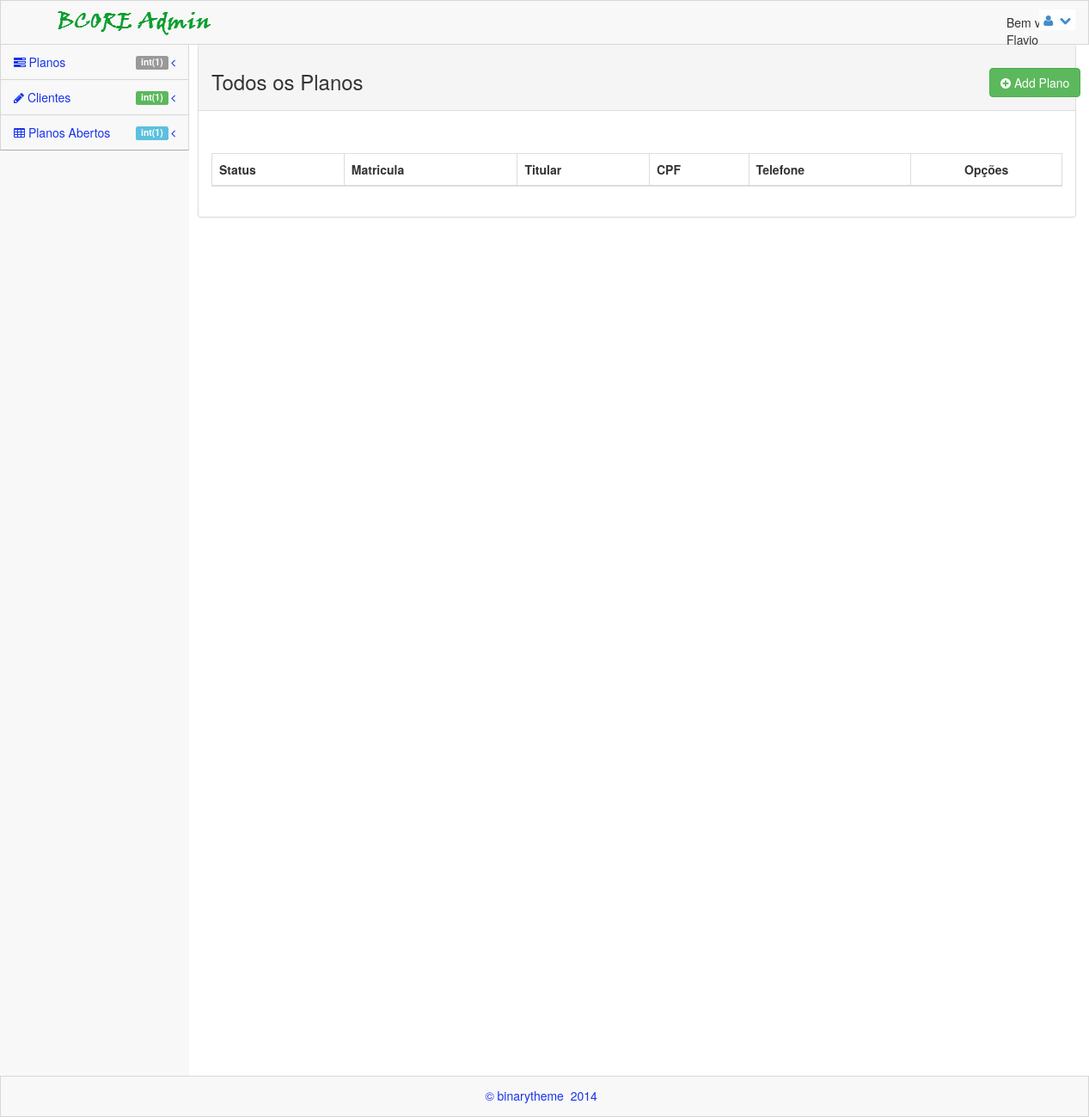
Before: /views/contratos.php (signed in) with the older database file.
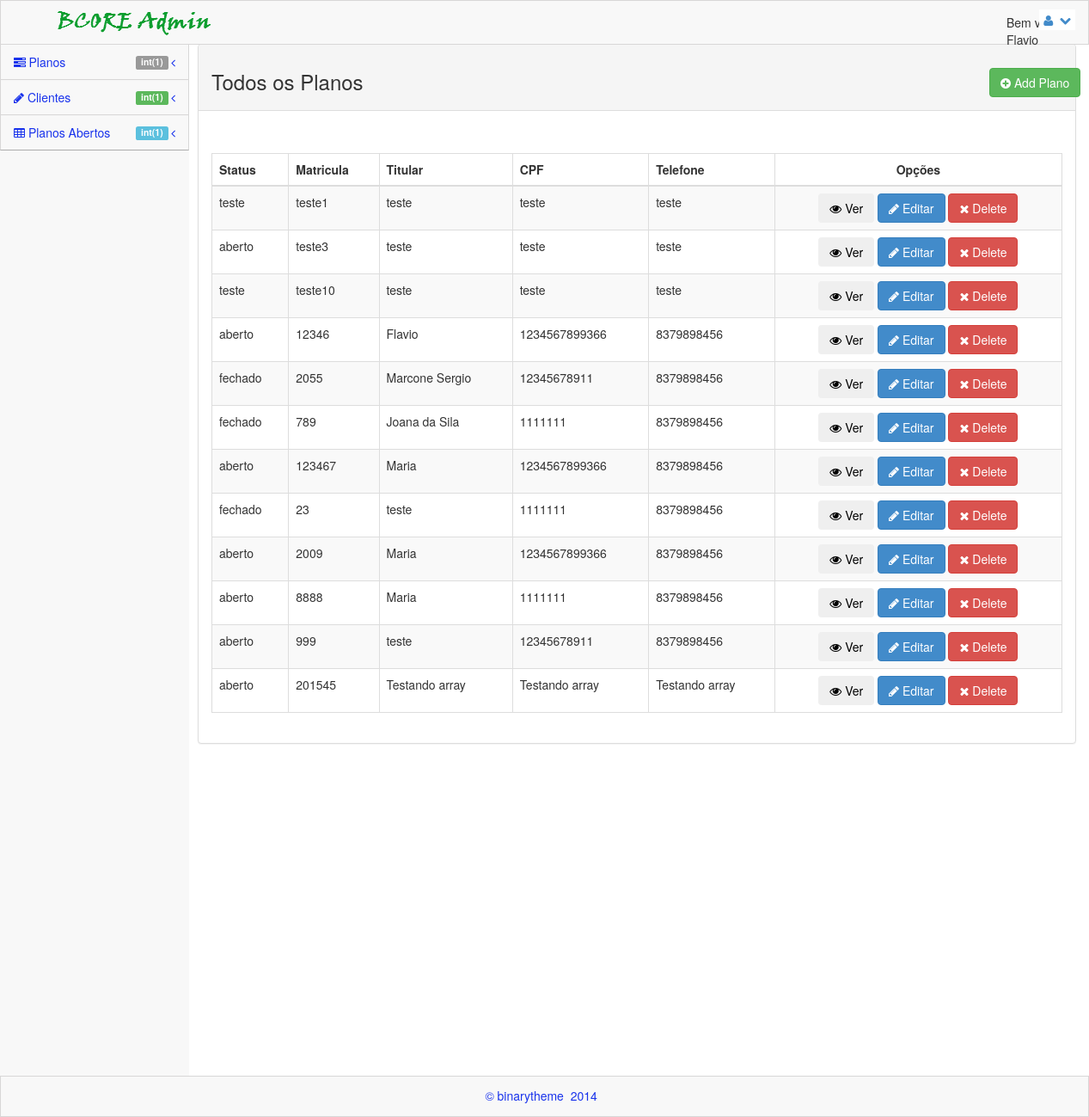
After: the same page with the newer database file.
### tables this page shows
CREATE TABLE `planos` (
  `id` int(11) NOT NULL,
  `matricula` varchar(50) NOT NULL,
  `dtabertura` varchar(20) NOT NULL,
  `ntitular` varchar(200) NOT NULL,
  `sexo` varchar(20) NOT NULL,
  `dtnasc` varchar(30) NOT NULL,
  `cpf` varchar(20) NOT NULL,
  `rg` varchar(20) NOT NULL,
  `org` varchar(10) NOT NULL,
  `profissao` varchar(30) NOT NULL,
  `mae` varchar(100) NOT NULL,
  `endereco` varchar(100) NOT NULL,
  `num` varchar(10) NOT NULL,
  `bairro` varchar(30) NOT NULL,
  `cidade` varchar(50) NOT NULL,
  `uf` varchar(5) NOT NULL,
  `cep` varchar(20) NOT NULL,
  `telefone` varchar(50) NOT NULL,
  `email` varchar(50) NOT NULL,
  `status` varchar(20) NOT NULL,
  `ndep1` varchar(200) NOT NULL,
  `data1` varchar(20) DEFAULT NULL,
  `ndep2` varchar(200) NOT NULL,
  `data2` varchar(20) NOT NULL,
  `ndep3` varchar(200) NOT NULL,
  `data3` varchar(20) NOT NULL,
  `ndep4` varchar(200) NOT NULL,
  `data4` varchar(20) NOT NULL,
  `ndep5` varchar(200) NOT NULL,
  `data5` varchar(20) NOT NULL,
  `ndep6` varchar(200) NOT NULL,
  `data6` varchar(20) NOT NULL,
  `ndep7` varchar(200) NOT NULL,
  `data7` varchar(20) NOT NULL,
  `ndep8` varchar(200) NOT NULL,
  `data8` varchar(20) NOT NULL,
  `ndep9` varchar(200) NOT NULL,
  `data9` varchar(20) NOT NULL,
  `ndep10` varchar(200) NOT NULL,
  `data10` varchar(20) NOT NULL
);

### model/Contrato.class.php (called while the page is built, shortened)
<?php
    require_once 'Conexao.class.php';
class Contrato{
    private $con;
    function __construct() {
        $conexao = new Conexao();
        $this->con = $conexao->getConexao();
    }
    function listaContratos(){
        $contratos = $this->con->query("SELECT * FROM planos");
        if ($contratos->rowCount() > 0) {
            return $contratos->fetchALL(PDO::FETCH_ASSOC);
        }
    }
    function total(){
        $total = $this->con->exec("SELECT COUNT(*) FROM planos");
        return $total;
    }
    function totalAbertos(){
        $total = $this->con->exec("SELECT COUNT(*) FROM planos WHERE status = 'aberto'");
        return $total;
    }
}
?>

### model/Conexao.class.php (called while the page is built)
<?php
class Conexao {
    public static $instance;
    public static function getConexao() {
        if (!isset(self::$instance)) {
            self::$instance = new PDO('mysql:host=localhost;dbname=apcef', 'root', '');
        }
        return self::$instance;
}
}

### controller/Controller.class.php (called while the page is built, shortened)
<?php
class Controller {
    function listaContratos() {
        $chm = new Contrato();
        $lista = $chm->listaContratos();
        return $lista;
    }
    function totalContratos(){
        $chm = new Contrato();
        $total = $chm->total();
        return $total;
    }
    function totalContAbertos(){
        $chm = new Contrato();
        $total = $chm->totalAbertos();
        return $total;
    }
    function totalClientes(){
        $chm = new Cliente();
        $total = $chm->total();
        return $total;
    }
}

### model/Cliente.class.php (called while the page is built, shortened)
<?php
   require_once 'Conexao.class.php';
class Cliente {
    private $con;
    function __construct() {
        $conexao = new Conexao();
        $this->con = $conexao->getConexao();
    }
    function total(){
        $result = $this->con->exec("SELECT COUNT(*) FROM clientes");
        return $result;
    }
}
?>

### views/contratos.php (the view, shortened to what this page needs)
<?php
    include_once '../controller/Controller.class.php';
    include_once '../model/Contrato.class.php';
    $c = new Controller();
    $c->logouf();
    $lista = $c->listaContratos();
?>
<!DOCTYPE html>
 <html lang="pt-br">
<head>
    <link rel="stylesheet" href="../plugins/bootstrap/css/bootstrap.css" />
    <link rel="stylesheet" href="../css/main.css" />
    <link rel="stylesheet" href="../css/theme.css" />
    <link rel="stylesheet" href="../css/MoneAdmin.css" />
    <link rel="stylesheet" href="../plugins/Font-Awesome/css/font-awesome.css" />
    <link href="../plugins/dataTables/dataTables.bootstrap.css" rel="stylesheet" />
</head>
<body class="padTop53 " >
    <div id="wrap">
        <?php
            include 'menu.php';
        ?>
        <div id="content">
            <div class="inner">
             <div class="row">
                <div class="col-lg-12">
                    <div class="panel panel-default">
                        <div class="panel-heading">
                          <h3>Todos os Planos</h3>
                        </div>
                        <div style="position: relative; top: -30px; left: -30px;">
                        <button class="btn btn-success" style="position: relative; left: 950px; top: -20px;" onClick="javascript:window.location.href='formulario.php'"><i class="icon-plus-sign icon-white"></i> Add Plano</button>
                        </div>
                        <div class="panel-body">
                            <div class="table-responsive">
                                <table class="table table-striped table-bordered table-hover" id="dataTables-example">
                                    <thead>
                                        <tr>
                                            <th>Status</th>
                                            <th>Matricula</th>
                                            <th>Titular</th>
                                            <th>CPF</th>
                                            <th>Telefone</th>
                                            <th style="text-align: center;">Opções</th>
                                        </tr>
                                    </thead>
                                    <tbody>
                                        <?php if ($lista): ?>
                                        <?php foreach ($lista as $contratos):  ?>
                                        <tr class="odd gradeX">
                                            <td class="center"><?php echo $contratos['status'] ?></td>
                                            <td class="center"><?php echo $contratos['matricula'] ?></td>
                                            <td class="center"><?php echo $contratos['ntitular'] ?></td>
                                            <td class="center"><?php echo $contratos['cpf'] ?></td>
                                            <td class="center"><?php echo $contratos['telefone'] ?></td>
                                            <td style="text-align: center;">
                                                <button class="btn" data-toggle="modal" data-target="#formModal"><i class="icon-eye-open"></i> Ver </button>
                                                <button class="btn btn-primary" onClick="javascript:window.location.href='editarcontrato.php'"><i class="icon-pencil icon-white"></i> Editar</button>
                                                <button class="btn btn-danger"><i class="icon-remove icon-white"></i> Delete</button>
                                            </td>
                                        </tr>
                                    <?php endforeach; ?>
                                    <?php endif; ?>
                                    </tbody>
                                </table>
                            </div>
                        </div>
                    </div>
                </div>
            </div>
            </div>
        </div>
        <div class="row">
            <div class="col-lg-12">
            </div>
        </div>
    </div>
    <div id="footer">
        <p>&copy;  binarytheme &nbsp;2014 &nbsp;</p>
    </div>
</body>
</html>

### views/menu.php (shortened to what this page needs)
<?php
        include_once '../controller/Controller.class.php';
        include_once '../model/Cliente.class.php';
        include_once '../model/Contrato.class.php';
        $chm = new Controller();
        $totalContratos = $chm->totalContratos();
        $totalContratosAbertos = $chm->totalContAbertos();
        $totalClientes = $chm->totalClientes();
?>
        <div id="top">
            <nav class="navbar navbar-inverse navbar-fixed-top " style="padding-top: 10px;">
                <header class="navbar-header">
                    <a href="../views/contratos.php" class="navbar-brand">
                    <img src="../img/logo.png" alt="" /></a>
                </header>
                <ul class="nav navbar-top-links navbar-right">
                    <div>
                        <p style="position: absolute; left: 1170px; top: 15px;">Bem vindo <?php echo $_SESSION['nome']; ?></p>
</div>
<li class="dropdown">
    <a class="dropdown-toggle" data-toggle="dropdown" href="#">
        <i class="icon-user "></i>&nbsp; <i class="icon-chevron-down "></i>
    </a>
</li>
</ul>
</nav>
</div>
<div id="left" style="position: fixed;">
    <ul id="menu" class="collapse">
        <li class="panel ">
            <a href="../views/contratos.php" data-parent="#menu" data-toggle="collapse" class="accordion-toggle" data-target="#component-nav">
                <i class="icon-tasks"> </i> Planos
                        <span class="pull-right">
                          <i class="icon-angle-left"></i>
                        </span>
                &nbsp; <span class="label label-default"><?php echo var_dump($totalContratos); ?></span>&nbsp;
            </a>
        </li>
        <li class="panel ">
            <a href="../views/clientes.php" data-parent="#menu" data-toggle="collapse" class="accordion-toggle collapsed" data-target="#form-nav">
                <i class="icon-pencil"></i> Clientes
                        <span class="pull-right">
                            <i class="icon-angle-left"></i>
                        </span>
                &nbsp; <span class="label label-success"><?php echo var_dump($totalClientes); ?></span>&nbsp;
            </a>
        </li>
        <li class="panel">
            <a href="../views/abertos.php" data-parent="#menu" data-toggle="collapse" class="accordion-toggle" data-target="#pagesr-nav">
                <i class="icon-table"></i> Planos Abertos
                        <span class="pull-right">
                            <i class="icon-angle-left"></i>
                        </span>
                &nbsp; <span class="label label-info"><?php echo var_dump($totalContratosAbertos); ?></span>&nbsp;
            </a>
        </li>
       </ul>
</div>

### css/main.css (style rules this page uses)
#wrap { margin: 0 auto; }
#footer { height: 48px; background-color: #222222; }
@media (min-width: 768px) { html, body { height: 100%; } }
@media (min-width: 768px) { #wrap { height: auto !important; height: 100%; min-height: 100%; padding: 0 0 48px; margin-bottom: -48px; } }
body.padTop53 { padding-top: 75px; overflow: visible; }
@media (min-width: 802px) { body.padTop53 { padding-top: 51px; } }
#wrap:before, #top:before, .head:before, #footer:before, #wrap:after, #top:after, .head:after, #footer:after { display: table; content: " "; }
#wrap:after, #top:after, .head:after, #footer:after { clear: both; }
#wrap { background-color: #f8f8f8; }
@media (min-width: 768px) { #left { position: relative; float: left; width: 100px; } }
@media (min-width: 768px) { #content { margin-left: 100px; } }
@media (min-width: 768px) { #left { margin-bottom: -10px; } }
@media (min-width: 992px) { #left { width: 220px; } }
@media (min-width: 992px) { #content { margin-left: 220px; } }
#top .navbar { margin-bottom: 0; border:1px solid rgb(216, 215, 215); background-color:#f8f8f8; }
#top .navbar-brand { padding: 0; }
#menu { position: relative; overflow: hidden; border-right:1px solid rgb(216, 215, 215); border-left:1px solid rgb(216, 215, 215); background-color:#f8f8f8; border-bottom: 1px solid rgba(0, 0, 0, 0.3); -webkit-box-shadow: 0 1px 0 rgba(255, 255, 255, 0.05); box-shadow: 0 1px 0 rgba(255, 255, 255, 0.05); }
#menu, #menu ul { padding: 0; margin: 0; list-style: none; }
@media (min-width: 768px) { #menu.collapse { display: inherit !important; } }
#menu > li { position: relative; display: block; margin: 0; border-width: 0; border-radius: 0; }
#menu > li > a { position: relative; display: block; padding: 10px 15px; color: #1933EC; border-top:1px solid rgb(216, 215, 215); }
#menu > li > a .label { float: right; }
#menu > li.panel { background-color: transparent; }
#menu li > a { text-decoration: none; }
@media (min-width: 768px) { .mini-sidebar #menu > li > a, #menu > li > a { text-align: center; } }
@media (min-width: 768px) { .mini-sidebar #menu > li > a > i, #menu > li > a > i { display: block; font-size: 20px; } }
@media (min-width: 768px) { .mini-sidebar #menu > li > a .label, #menu > li > a .label { position: absolute; top: 3px; right: 3px; } }
@media (min-width: 768px) { #menu:after, .mini-sidebar #menu:after { position: absolute; top: 0; right: 0; bottom: 0; left: 0; display: block; width: 0; -webkit-box-shadow: 97px 1px 5px 2px rgba(0, 0, 0, 0.6); box-shadow: 97px 1px 5px 2px rgba(0, 0, 0, 0.6); } }
@media (min-width: 992px) { #menu > li > a { text-align: left; } }
@media (min-width: 992px) { #menu > li > a > i { display: inline; font-size: 14px; } }
@media (min-width: 992px) { #menu > li > a > .label { position: relative; } }
@media (min-width: 992px) { #menu:after { -webkit-box-shadow: 217px 1px 5px 2px rgba(0, 0, 0, 0.6); box-shadow: 217px 1px 5px 2px rgba(0, 0, 0, 0.6); } }
#content { -webkit-transition: margin 0.4s; transition: margin 0.4s; }
.inner { position: relative; min-height: 1px; padding-right: 15px; padding-left: 10px; background: #fff; border: 0px solid #e4e4e4; min-height:1200px; }
@media (min-width: 768px) { .inner { float: left; width: 100%; } }
.inner .row { margin-right: -15px; margin-left: -15px; }
#footer { margin: 0 auto; color: #1933EC; background-color:#f8f8f8; border:1px solid rgb(216, 215, 215); }
#footer p { padding: 12px 0 0; text-align: center; }

### css/MoneAdmin.css (style rules this page uses)
body { background-color: #f8f8f8; }
.navbar-top-links li { display: inline-block; }
.navbar-top-links li:last-child { margin-right: 15px; }
.navbar-top-links li a { padding: 15px; padding:2px 5px 2px 5px; background-color:white; }

Changed rows visible on the page:
added planos: status "teste", matricula "teste1", ntitular "teste", cpf "teste", telefone "teste"
added planos: status "aberto", matricula "teste3", ntitular "teste", cpf "teste", telefone "teste"
added planos: status "teste", matricula "teste10", ntitular "teste", cpf "teste", telefone "teste"
added planos: status "aberto", matricula "12346", ntitular "Flavio", cpf "1234567899366", telefone "8379898456"
added planos: status "fechado", matricula "2055", ntitular "Marcone Sergio", cpf "12345678911", telefone "8379898456"
added planos: status "fechado", matricula "789", ntitular "Joana da Sila", cpf "1111111", telefone "8379898456"
added planos: status "aberto", matricula "123467", ntitular "Maria", cpf "1234567899366", telefone "8379898456"
added planos: status "fechado", matricula "23", ntitular "teste", cpf "1111111", telefone "8379898456"
added planos: status "aberto", matricula "2009", ntitular "Maria", cpf "1234567899366", telefone "8379898456"
added planos: status "aberto", matricula "8888", ntitular "Maria", cpf "1111111", telefone "8379898456"
added planos: status "aberto", matricula "999", ntitular "teste", cpf "12345678911", telefone "8379898456"
added planos: status "aberto", matricula "201545", ntitular "Testando array", cpf "Testando array", telefone "Testando array"
